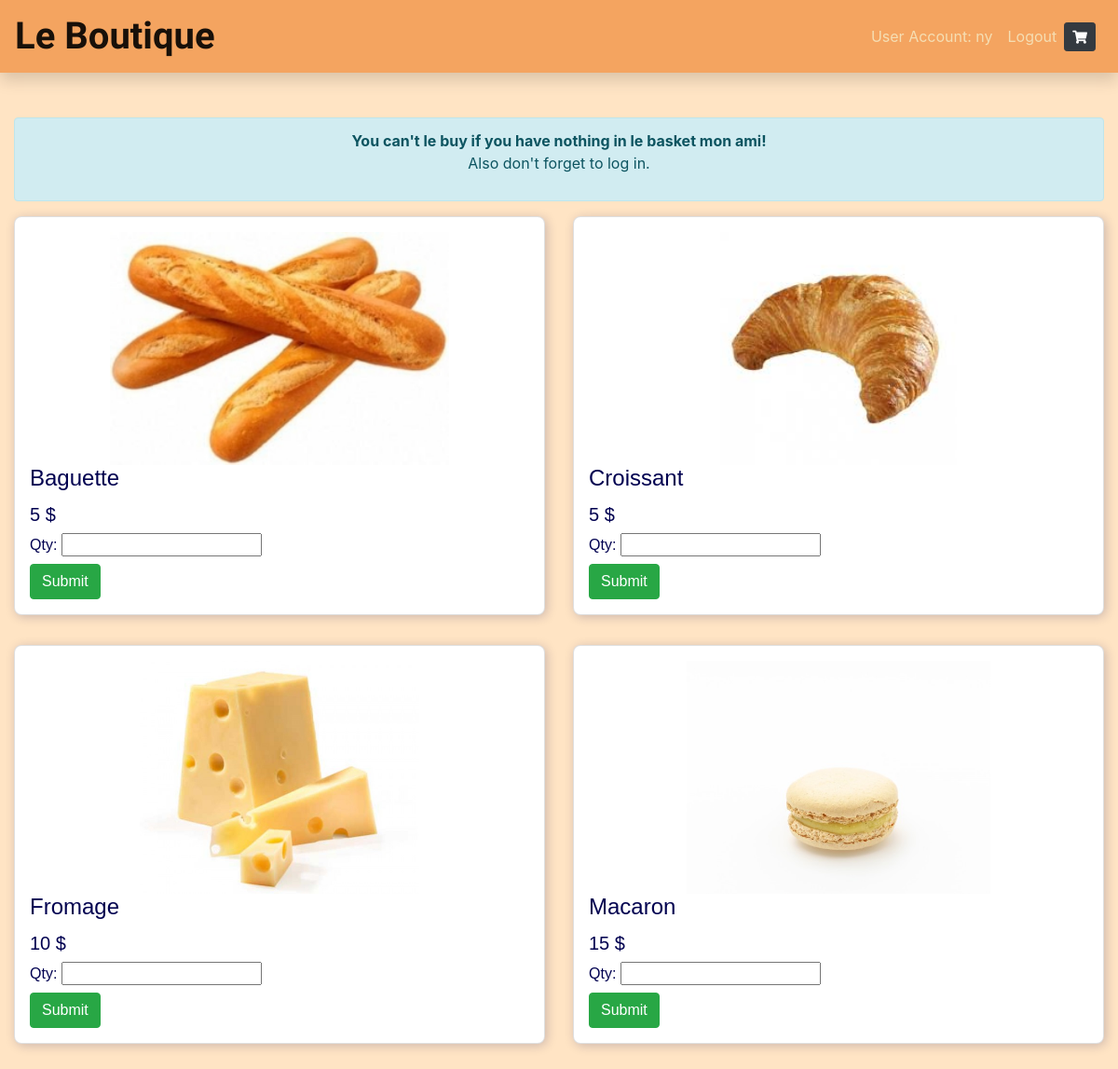
Page /index.php (signed in) on the committed database.
### tables this page shows
CREATE TABLE `products` (
  `id` int(11) NOT NULL,
  `product_name` varchar(256) NOT NULL,
  `price` int(11) NOT NULL,
  `quantity` int(11) NOT NULL,
  `product_image` varchar(256) NOT NULL
);

### includes/products_from_db.php (the view, shortened to what this page needs)
<?php
include 'database_connection.php';
$statement = $pdo->prepare("SELECT * FROM products ORDER BY id ASC");
$statement->execute();
$all_products = $statement->fetchAll(PDO::FETCH_ASSOC);
?>
  <div class="container-fluid my-5">
    <?php if(isset($_SESSION['amount'], $_SESSION['username'])): ?>
    <div class="card text-right">
        <form form="basket" action="views/checkout.php" method="POST">
            <button class="btn btn-success" type="submit" value="lay_order" name="lay_order">Send le order</button>
        </form>
    </div>
    <?php else : ?>
    <div class="alert alert-info text-center">
  <strong> You can't le buy if you have nothing in le basket mon ami!</strong>
  <p>Also don't forget to log in. </p>
  </div>
<?php endif; ?>
    <div class="row">
        <?php
            $i=0;
            foreach($all_products as $single_product): ?>
                <div class='col-md-6'>
                    <div class="card">
                        <img class="card-img-top" alt="Card image cap" src="images/<?=$single_product["product_image"]; ?>"/>
                        <h4 class="card-title"><?=$single_product["product_name"]; ?></h4>
                        <h5><?=$single_product['price']?> $</h5>
                        <form method="POST" id="basket" action="includes/addtocart.php">
                            <h6>Qty: <input name="amount" type="number" min=0 value="<?php $single_product['unit_price']?>"></h6>
                            <input type="submit" name="submit" class="btn btn-success"/>
                        </form>
                    </div>
                </div>
            <?$i++;
            if ($i % 2 == 0) {
            echo '</div><div class="row">';}?>
        <?php endforeach;?>
    </div>

### css/style.css (style rules this page uses)
body { background-color: bisque; }
.card { font-family: sans-serif; padding: 1rem; box-shadow: 2px 2px 12px 0 rgba(0, 0, 80, 0.2); color: rgba(0, 0, 80, 1); min-width: 50%; min-height: 0%; margin: 0 auto 2rem auto; border-radius: .5rem; text-align: left; background-color: white; }
img { width: 100%; height: 250px; object-fit: contain; }

### rows in the picture
products: product_image (picture), product_name "Baguette", price "5"
products: product_image (picture), product_name "Croissant", price "5"
products: product_image (picture), product_name "Fromage", price "10"
products: product_image (picture), product_name "Macaron", price "15"

### other values in the picture
$_SESSION["username"] "ny"
